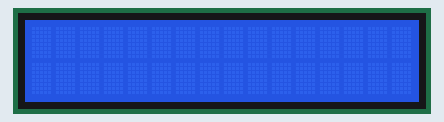
Recording of a sketch running on a simulated Arduino Uno, built with avr-gcc and run on an emulated ATmega328P. Shown: 16×2 character LCD.

Above: at 0.1 s.
At 0.6 s:
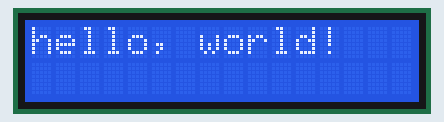

Measured:
- what the display in image 1 shows lasts 0.5 s, from 0.6 s to 1.1 s

The sketch:

LCD_Display.ino
```cpp
#include <LiquidCrystal.h>
LiquidCrystal LCD(13,12,11,10,9, 8);

void setup() {
  // set up the LCD's number of columns and rows:
  LCD.begin(16, 2);
  // Print a message to the LCD.
  LCD.print("hello, world!");
}

void loop() {
  // Turn off the display:
  LCD.noDisplay();
  delay(500);
  // Turn on the display:
  LCD.display();
  delay(500);
}
```
